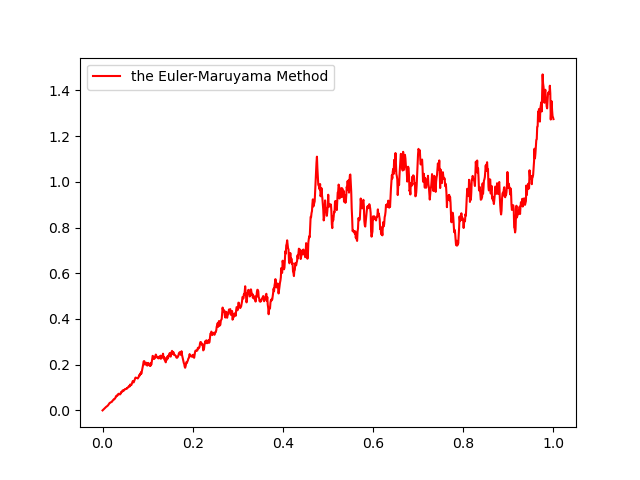

Here is the Python script that generated this plot:
import numpy as np
import matplotlib.pyplot as plt
# Parameters
dt = .001 # Time-step
sqrtdt = np.sqrt(dt)
T = 1 # Time limit
n = int(T / dt) # Total step
t = np.linspace(0., T, n) # Time step vector
x = np.zeros(n) #Simulation vectors and initial conditions
# the Euler-Maruyama Method
for i in range(n - 1):
    dW = sqrtdt*np.random.randn()
    x[i + 1] = x[i] + (2-x[i])*dt + x[i]*dW
#Plotting
plt.plot(t,x,label="the Euler-Maruyama Method",color="Red")
plt.legend()
plt.show()
